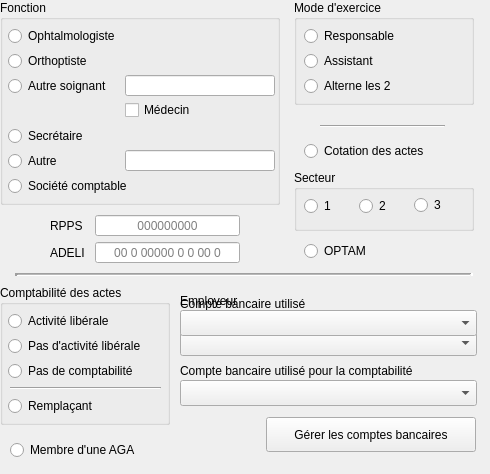
       <widget class="QWidget" name="Statutswidget" native="true">
        <property name="minimumSize">
         <size>
          <width>480</width>
          <height>470</height>
         </size>
        </property>
        <widget class="QWidget" name="Comptawidget" native="true">
         <property name="geometry">
          <rect>
           <x>0</x>
           <y>280</y>
           <width>481</width>
           <height>185</height>
          </rect>
         </property>
         <widget class="QGroupBox" name="ComptagroupBox">
          <property name="geometry">
           <rect>
            <x>0</x>
            <y>5</y>
            <width>170</width>
            <height>140</height>
           </rect>
          </property>
          <property name="focusPolicy">
           <enum>Qt::NoFocus</enum>
          </property>
          <property name="contextMenuPolicy">
           <enum>Qt::NoContextMenu</enum>
          </property>
          <property name="title">
           <string>Comptabilité des actes</string>
          </property>
          <property name="checkable">
           <bool>false</bool>
          </property>
          <widget class="UpRadioButton" name="ComptaLiberalupRadioButton">
           <property name="geometry">
            <rect>
             <x>8</x>
             <y>25</y>
             <width>160</width>
             <height>22</height>
            </rect>
           </property>
           <property name="focusPolicy">
            <enum>Qt::StrongFocus</enum>
           </property>
           <property name="contextMenuPolicy">
            <enum>Qt::NoContextMenu</enum>
           </property>
           <property name="text">
            <string>Activité libérale</string>
           </property>
          </widget>
          <widget class="UpRadioButton" name="ComptaRemplaupRadioButton">
           <property name="geometry">
            <rect>
             <x>8</x>
             <y>110</y>
             <width>160</width>
             <height>22</height>
            </rect>
           </property>
           <property name="focusPolicy">
            <enum>Qt::StrongFocus</enum>
           </property>
           <property name="contextMenuPolicy">
            <enum>Qt::NoContextMenu</enum>
           </property>
           <property name="toolTip">
            <string>Cochez cette case si vous effectuez des actes et qu'ils sont comptabilisés sur le compte d'un autre soignant (Médecin collaborateur d'un cabinet libéral, remplaçant, orthoptiste...etc...)</string>
           </property>
           <property name="text">
            <string>Remplaçant</string>
           </property>
          </widget>
          <widget class="UpRadioButton" name="ComptaNoLiberalupRadioButton">
           <property name="geometry">
            <rect>
             <x>8</x>
             <y>50</y>
             <width>160</width>
             <height>22</height>
            </rect>
           </property>
           <property name="focusPolicy">
            <enum>Qt::StrongFocus</enum>
           </property>
           <property name="contextMenuPolicy">
            <enum>Qt::NoContextMenu</enum>
           </property>
           <property name="toolTip">
            <string/>
           </property>
           <property name="text">
            <string>Pas d'activité libérale</string>
           </property>
          </widget>
          <widget class="UpRadioButton" name="NoComptaupRadioButton">
           <property name="geometry">
            <rect>
             <x>8</x>
             <y>75</y>
             <width>160</width>
             <height>22</height>
            </rect>
           </property>
           <property name="focusPolicy">
            <enum>Qt::StrongFocus</enum>
           </property>
           <property name="contextMenuPolicy">
            <enum>Qt::NoContextMenu</enum>
           </property>
           <property name="toolTip">
            <string/>
           </property>
           <property name="text">
            <string>Pas de comptabilité</string>
           </property>
           <property name="checkable">
            <bool>true</bool>
           </property>
           <property name="checked">
            <bool>false</bool>
           </property>
          </widget>
          <widget class="Line" name="line_5">
           <property name="geometry">
            <rect>
             <x>10</x>
             <y>95</y>
             <width>151</width>
             <height>16</height>
            </rect>
           </property>
           <property name="orientation">
            <enum>Qt::Horizontal</enum>
           </property>
          </widget>
         </widget>
         <widget class="UpRadioButton" name="AGAupRadioButton">
          <property name="geometry">
           <rect>
            <x>10</x>
            <y>159</y>
            <width>151</width>
            <height>22</height>
           </rect>
          </property>
          <property name="contextMenuPolicy">
           <enum>Qt::NoContextMenu</enum>
          </property>
          <property name="text">
           <string>Membre d'une AGA</string>
          </property>
         </widget>
         <widget class="QWidget" name="CompteActeswidget" native="true">
          <property name="geometry">
           <rect>
            <x>180</x>
            <y>10</y>
            <width>298</width>
            <height>71</height>
           </rect>
          </property>
          <widget class="UpComboBox" name="CompteActescomboBox">
           <property name="geometry">
            <rect>
             <x>0</x>
             <y>40</y>
             <width>297</width>
             <height>26</height>
            </rect>
           </property>
           <property name="toolTip">
            <string>Le compte bancaire utilisé par défaut
pour l'encaissement des honoraires</string>
           </property>
          </widget>
          <widget class="QLabel" name="CompteActeslabel">
           <property name="geometry">
            <rect>
             <x>0</x>
             <y>0</y>
             <width>208</width>
             <height>41</height>
            </rect>
           </property>
           <property name="text">
            <string>Compte bancaire utilisé
pour l'enregistrement des actes</string>
           </property>
          </widget>
         </widget>
         <widget class="QWidget" name="CompteComptawidget" native="true">
          <property name="geometry">
           <rect>
            <x>180</x>
            <y>80</y>
            <width>298</width>
            <height>51</height>
           </rect>
          </property>
          <widget class="UpComboBox" name="CompteComptacomboBox">
           <property name="geometry">
            <rect>
             <x>0</x>
             <y>20</y>
             <width>297</width>
             <height>26</height>
            </rect>
           </property>
          </widget>
          <widget class="QLabel" name="CompteComptalabel">
           <property name="geometry">
            <rect>
             <x>0</x>
             <y>0</y>
             <width>271</width>
             <height>21</height>
            </rect>
           </property>
           <property name="text">
            <string>Compte bancaire utilisé pour la comptabilité</string>
           </property>
          </widget>
         </widget>
         <widget class="UpPushButton" name="GererCompteuppushButton">
          <property name="enabled">
           <bool>true</bool>
          </property>
          <property name="geometry">
           <rect>
            <x>266</x>
            <y>137</y>
            <width>210</width>
            <height>35</height>
           </rect>
          </property>
          <property name="contextMenuPolicy">
           <enum>Qt::NoContextMenu</enum>
          </property>
          <property name="text">
           <string>Gérer les comptes bancaires</string>
          </property>
          <property name="flat">
           <bool>false</bool>
          </property>
         </widget>
         <widget class="QWidget" name="Employeurwidget" native="true">
          <property name="geometry">
           <rect>
            <x>180</x>
            <y>10</y>
            <width>298</width>
            <height>51</height>
           </rect>
          </property>
          <widget class="UpComboBox" name="EmployeurcomboBox">
           <property name="geometry">
            <rect>
             <x>0</x>
             <y>20</y>
             <width>297</width>
             <height>26</height>
            </rect>
           </property>
          </widget>
          <widget class="QLabel" name="Employeurlabel">
           <property name="geometry">
            <rect>
             <x>0</x>
             <y>0</y>
             <width>271</width>
             <height>21</height>
            </rect>
           </property>
           <property name="text">
            <string>Employeur</string>
           </property>
          </widget>
         </widget>
        </widget>
        <widget class="UpLineEdit" name="NumCOupLineEdit">
         <property name="geometry">
          <rect>
           <x>95</x>
           <y>242</y>
           <width>145</width>
           <height>21</height>
          </rect>
         </property>
         <property name="contextMenuPolicy">
          <enum>Qt::NoContextMenu</enum>
         </property>
         <property name="maxLength">
          <number>21</number>
         </property>
         <property name="alignment">
          <set>Qt::AlignCenter</set>
         </property>
         <property name="placeholderText">
          <string>00 0 00000 0 0 00 0</string>
         </property>
        </widget>
        <widget class="QLabel" name="NumCOlabel">
         <property name="geometry">
          <rect>
           <x>50</x>
           <y>245</y>
           <width>45</width>
           <height>16</height>
          </rect>
         </property>
         <property name="contextMenuPolicy">
          <enum>Qt::NoContextMenu</enum>
         </property>
         <property name="text">
          <string>ADELI</string>
         </property>
         <property name="alignment">
          <set>Qt::AlignLeading|Qt::AlignLeft|Qt::AlignVCenter</set>
         </property>
        </widget>
        <widget class="Line" name="line">
         <property name="geometry">
          <rect>
           <x>15</x>
           <y>273</y>
           <width>458</width>
           <height>3</height>
          </rect>
         </property>
         <property name="contextMenuPolicy">
          <enum>Qt::NoContextMenu</enum>
         </property>
         <property name="frameShadow">
          <enum>QFrame::Sunken</enum>
         </property>
         <property name="lineWidth">
          <number>3</number>
         </property>
         <property name="midLineWidth">
          <number>1</number>
         </property>
         <property name="orientation">
          <enum>Qt::Horizontal</enum>
         </property>
        </widget>
        <widget class="UpLineEdit" name="RPPSupLineEdit">
         <property name="geometry">
          <rect>
           <x>95</x>
           <y>215</y>
           <width>145</width>
           <height>21</height>
          </rect>
         </property>
         <property name="contextMenuPolicy">
          <enum>Qt::NoContextMenu</enum>
         </property>
         <property name="maxLength">
          <number>12</number>
         </property>
         <property name="alignment">
          <set>Qt::AlignCenter</set>
         </property>
         <property name="placeholderText">
          <string>000000000</string>
         </property>
        </widget>
        <widget class="Line" name="line_7">
         <property name="geometry">
          <rect>
           <x>320</x>
           <y>125</y>
           <width>125</width>
           <height>3</height>
          </rect>
         </property>
         <property name="orientation">
          <enum>Qt::Horizontal</enum>
         </property>
        </widget>
        <widget class="UpRadioButton" name="CotationupRadioButton">
         <property name="geometry">
          <rect>
           <x>304</x>
           <y>140</y>
           <width>169</width>
           <height>22</height>
          </rect>
         </property>
         <property name="contextMenuPolicy">
          <enum>Qt::NoContextMenu</enum>
         </property>
         <property name="toolTip">
          <string/>
         </property>
         <property name="text">
          <string>Cotation des actes</string>
         </property>
        </widget>
        <widget class="QLabel" name="RPPSlabel">
         <property name="geometry">
          <rect>
           <x>50</x>
           <y>218</y>
           <width>45</width>
           <height>16</height>
          </rect>
         </property>
         <property name="contextMenuPolicy">
          <enum>Qt::NoContextMenu</enum>
         </property>
         <property name="text">
          <string>RPPS</string>
         </property>
         <property name="alignment">
          <set>Qt::AlignLeading|Qt::AlignLeft|Qt::AlignVCenter</set>
         </property>
        </widget>
        <widget class="QGroupBox" name="SecteurgroupBox">
         <property name="geometry">
          <rect>
           <x>294</x>
           <y>170</y>
           <width>180</width>
           <height>61</height>
          </rect>
         </property>
         <property name="focusPolicy">
          <enum>Qt::NoFocus</enum>
         </property>
         <property name="contextMenuPolicy">
          <enum>Qt::NoContextMenu</enum>
         </property>
         <property name="title">
          <string>Secteur</string>
         </property>
         <widget class="UpRadioButton" name="Secteur1upRadioButton">
          <property name="geometry">
           <rect>
            <x>10</x>
            <y>25</y>
            <width>41</width>
            <height>22</height>
           </rect>
          </property>
          <property name="focusPolicy">
           <enum>Qt::StrongFocus</enum>
          </property>
          <property name="contextMenuPolicy">
           <enum>Qt::NoContextMenu</enum>
          </property>
          <property name="text">
           <string>1</string>
          </property>
         </widget>
         <widget class="UpRadioButton" name="Secteur2upRadioButton">
          <property name="geometry">
           <rect>
            <x>65</x>
            <y>25</y>
            <width>41</width>
            <height>22</height>
           </rect>
          </property>
          <property name="focusPolicy">
           <enum>Qt::StrongFocus</enum>
          </property>
          <property name="contextMenuPolicy">
           <enum>Qt::NoContextMenu</enum>
          </property>
          <property name="text">
           <string>2 </string>
          </property>
         </widget>
         <widget class="UpRadioButton" name="Secteur3upRadioButton">
          <property name="geometry">
           <rect>
            <x>120</x>
            <y>24</y>
            <width>41</width>
            <height>22</height>
           </rect>
          </property>
          <property name="focusPolicy">
           <enum>Qt::StrongFocus</enum>
          </property>
          <property name="contextMenuPolicy">
           <enum>Qt::NoContextMenu</enum>
          </property>
          <property name="text">
           <string>3</string>
          </property>
         </widget>
        </widget>
        <widget class="QGroupBox" name="FonctiongroupBox">
         <property name="geometry">
          <rect>
           <x>0</x>
           <y>0</y>
           <width>280</width>
           <height>205</height>
          </rect>
         </property>
         <property name="focusPolicy">
          <enum>Qt::NoFocus</enum>
         </property>
         <property name="contextMenuPolicy">
          <enum>Qt::NoContextMenu</enum>
         </property>
         <property name="title">
          <string>Fonction</string>
         </property>
         <widget class="UpRadioButton" name="OPHupRadioButton">
          <property name="geometry">
           <rect>
            <x>8</x>
            <y>25</y>
            <width>181</width>
            <height>22</height>
           </rect>
          </property>
          <property name="focusPolicy">
           <enum>Qt::StrongFocus</enum>
          </property>
          <property name="contextMenuPolicy">
           <enum>Qt::NoContextMenu</enum>
          </property>
          <property name="text">
           <string>Ophtalmologiste</string>
          </property>
         </widget>
         <widget class="UpRadioButton" name="OrthoptistupRadioButton">
          <property name="geometry">
           <rect>
            <x>8</x>
            <y>50</y>
            <width>161</width>
            <height>22</height>
           </rect>
          </property>
          <property name="focusPolicy">
           <enum>Qt::StrongFocus</enum>
          </property>
          <property name="contextMenuPolicy">
           <enum>Qt::NoContextMenu</enum>
          </property>
          <property name="text">
           <string>Orthoptiste</string>
          </property>
         </widget>
         <widget class="UpRadioButton" name="AutreSoignantupRadioButton">
          <property name="geometry">
           <rect>
            <x>8</x>
            <y>75</y>
            <width>111</width>
            <height>22</height>
           </rect>
          </property>
          <property name="focusPolicy">
           <enum>Qt::StrongFocus</enum>
          </property>
          <property name="contextMenuPolicy">
           <enum>Qt::NoContextMenu</enum>
          </property>
          <property name="text">
           <string>Autre soignant</string>
          </property>
         </widget>
         <widget class="UpRadioButton" name="SecretaireupRadioButton">
          <property name="geometry">
           <rect>
            <x>8</x>
            <y>125</y>
            <width>161</width>
            <height>22</height>
           </rect>
          </property>
          <property name="focusPolicy">
           <enum>Qt::StrongFocus</enum>
          </property>
          <property name="contextMenuPolicy">
           <enum>Qt::NoContextMenu</enum>
          </property>
          <property name="text">
           <string>Secrétaire</string>
          </property>
         </widget>
         <widget class="UpRadioButton" name="AutreNonSoignantupRadioButton">
          <property name="geometry">
           <rect>
            <x>8</x>
            <y>150</y>
            <width>111</width>
            <height>22</height>
           </rect>
          </property>
          <property name="focusPolicy">
           <enum>Qt::StrongFocus</enum>
          </property>
          <property name="contextMenuPolicy">
           <enum>Qt::NoContextMenu</enum>
          </property>
          <property name="text">
           <string>Autre</string>
          </property>
         </widget>
         <widget class="UpLineEdit" name="AutreFonctionuplineEdit">
          <property name="geometry">
           <rect>
            <x>125</x>
            <y>150</y>
            <width>150</width>
            <height>21</height>
           </rect>
          </property>
          <property name="maxLength">
           <number>40</number>
          </property>
         </widget>
         <widget class="UpLineEdit" name="AutreSoignantupLineEdit">
          <property name="geometry">
           <rect>
            <x>125</x>
            <y>75</y>
            <width>150</width>
            <height>21</height>
           </rect>
          </property>
          <property name="maxLength">
           <number>40</number>
          </property>
         </widget>
         <widget class="UpRadioButton" name="SocieteComptableupRadioButton">
          <property name="geometry">
           <rect>
            <x>8</x>
            <y>175</y>
            <width>161</width>
            <height>22</height>
           </rect>
          </property>
          <property name="focusPolicy">
           <enum>Qt::StrongFocus</enum>
          </property>
          <property name="contextMenuPolicy">
           <enum>Qt::NoContextMenu</enum>
          </property>
          <property name="text">
           <string>Société comptable</string>
          </property>
         </widget>
         <widget class="QCheckBox" name="MedecincheckBox">
          <property name="geometry">
           <rect>
            <x>125</x>
            <y>100</y>
            <width>121</width>
            <height>20</height>
           </rect>
          </property>
          <property name="text">
           <string>Médecin</string>
          </property>
         </widget>
        </widget>
        <widget class="QGroupBox" name="ModeExercicegroupBox">
         <property name="geometry">
          <rect>
           <x>294</x>
           <y>0</y>
           <width>180</width>
           <height>105</height>
          </rect>
         </property>
         <property name="focusPolicy">
          <enum>Qt::NoFocus</enum>
         </property>
         <property name="contextMenuPolicy">
          <enum>Qt::NoContextMenu</enum>
         </property>
         <property name="title">
          <string>Mode d'exercice</string>
         </property>
         <widget class="UpRadioButton" name="ResponsableLes2upRadioButton">
          <property name="geometry">
           <rect>
            <x>10</x>
            <y>75</y>
            <width>160</width>
            <height>22</height>
           </rect>
          </property>
          <property name="focusPolicy">
           <enum>Qt::StrongFocus</enum>
          </property>
          <property name="contextMenuPolicy">
           <enum>Qt::NoContextMenu</enum>
          </property>
          <property name="toolTip">
           <string>Cochez cette case si vous effectuez des actes et qu'ils sont comptabilisés sur le compte d'un autre soignant (Médecin collaborateur d'un cabinet libéral, remplaçant, orthoptiste...etc...)</string>
          </property>
          <property name="text">
           <string>Alterne les 2</string>
          </property>
         </widget>
         <widget class="UpRadioButton" name="ResponsableupRadioButton">
          <property name="geometry">
           <rect>
            <x>10</x>
            <y>25</y>
            <width>231</width>
            <height>22</height>
           </rect>
          </property>
          <property name="focusPolicy">
           <enum>Qt::StrongFocus</enum>
          </property>
          <property name="contextMenuPolicy">
           <enum>Qt::NoContextMenu</enum>
          </property>
          <property name="text">
           <string>Responsable</string>
          </property>
         </widget>
         <widget class="UpRadioButton" name="AssistantupRadioButton">
          <property name="geometry">
           <rect>
            <x>10</x>
            <y>50</y>
            <width>160</width>
            <height>22</height>
           </rect>
          </property>
          <property name="focusPolicy">
           <enum>Qt::StrongFocus</enum>
          </property>
          <property name="contextMenuPolicy">
           <enum>Qt::NoContextMenu</enum>
          </property>
          <property name="toolTip">
           <string>Cochez cette case si vous n'efectuez pas de comptabilité de vos actes</string>
          </property>
          <property name="text">
           <string>Assistant</string>
          </property>
         </widget>
        </widget>
        <widget class="UpRadioButton" name="OPTAMupRadioButton">
         <property name="geometry">
          <rect>
           <x>304</x>
           <y>240</y>
           <width>169</width>
           <height>22</height>
          </rect>
         </property>
         <property name="contextMenuPolicy">
          <enum>Qt::NoContextMenu</enum>
         </property>
         <property name="toolTip">
          <string/>
         </property>
         <property name="text">
          <string>OPTAM</string>
         </property>
        </widget>
       </widget>
